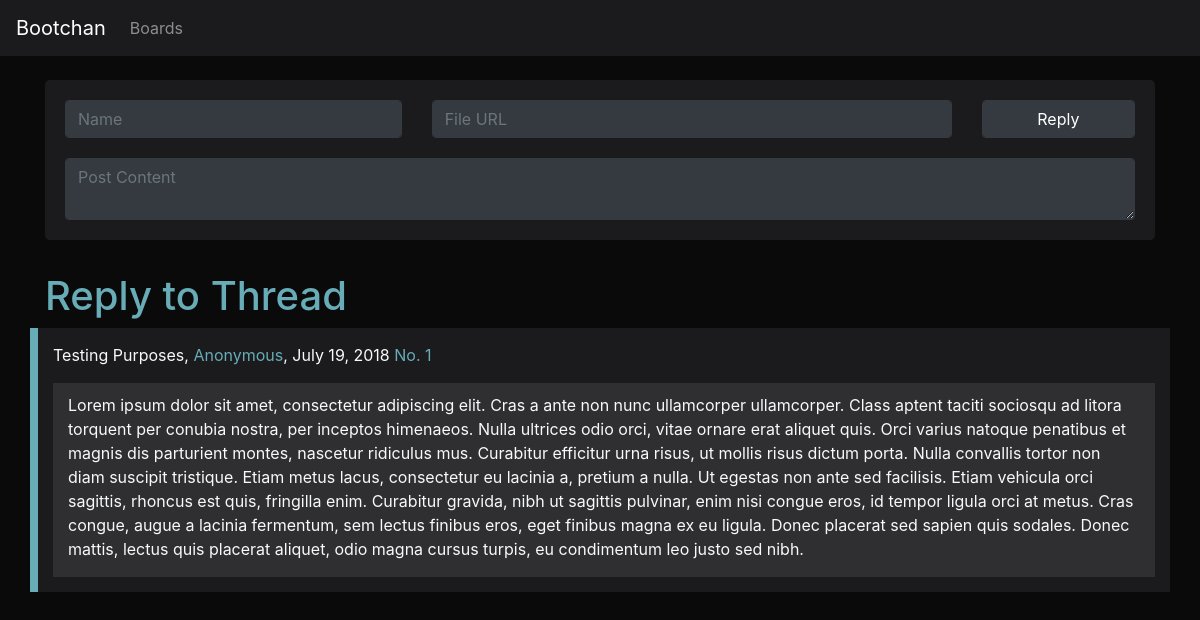
/boards/r/reply/1/, run on an earlier commit of the app's database.
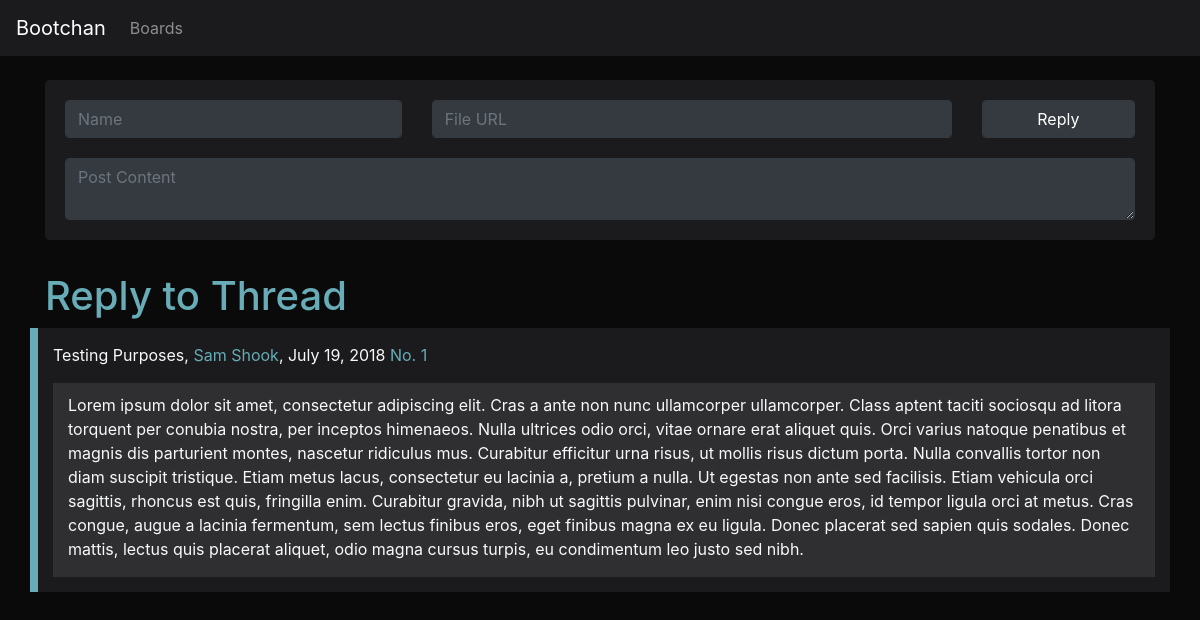
And on a later commit of the database.
### main/models.py (models this page shows)
class Post(models.Model):
    postid = models.PositiveIntegerField()
    postcontent = models.CharField(max_length=1024)
    postimg = models.URLField(blank=True)
    postauthor = models.CharField(max_length=16, default="Anonymous")
    posttitle = models.CharField(max_length=32, blank=True)
    posttime = models.DateField(default=datetime.date.today, blank=True)
    postboard = models.CharField(default="r", max_length=32)
    postparent = models.PositiveIntegerField(default=0)

### main/views.py (the view, shortened to what this page needs)
# urls.py: path('boards/<str:board>/reply/<int:postid>/', views.reply)
def reply(request, board="r", postid="0"):
    parent = models.Post.objects.get(postid=postid)
    replies = models.Post.objects.filter(postparent=postid)
    replycontext = {"parent":parent, "replies":replies}
    return render(request, "reply.html", replycontext)

### main/templates/reply.html (shortened to what this page needs)
<!DOCTYPE html>
<html lang="en" dir="ltr">
<head>
  <link rel="stylesheet" href="https://stackpath.bootstrapcdn.com/bootstrap/4.1.1/css/bootstrap.min.css">
</head>
<body style="background-color: #0a0a0b;">
  <nav class="navbar navbar-expand-md navbar-dark" style="background-color:#1b1b1e">
    <a href="/boards/r" class="navbar-brand">Bootchan</a>
    <ul class="navbar-nav">
      <li class="nav-item"><a href="#" class="nav-link">Boards</a></li>
    </ul>
  </nav>
  <br>
  <div class="container">
    <div class="jumbotron text-light" style="padding:20px; background-color:#1b1b1e">
      <form class="" action="" method="post">{% csrf_token %}
        <div class="row" style="">
          <div class="col-lg-4">
            <input type="text" name="userimage" value="" class="form-control bg-dark text-light btn-outline-dark" placeholder="Name">
          </div>
          <div class="col-lg-6">
            <input type="text" name="username" value="" class="form-control bg-dark text-light btn-outline-dark" placeholder="File URL">
          </div>
          <div class="col-lg-2">
            <input type="submit" name="submit-post" class="form-control btn-dark" value="Reply">
          </div>
        </div>
        <div class="row" style="margin-top:1.25rem">
          <div class="col-lg-12">
            <textarea name="usertext" value="" class="form-control bg-dark text-light btn-outline-dark" placeholder="Post Content"></textarea>
          </div>
        </div>
      </form>
    </div>
<h1 style="color:#67acb7">Reply to Thread</h1>
</div>
      {% if parent.postimg %}
    <div class="container" style="background-color:#1b1b1e; border-left: 0.5rem solid #67acb7; margin-top: 15px">
      <div class="metatext text-light">
      <p style="padding-top: 15px;">{% if parent.posttitle %}{{ parent.posttitle }}, {% endif %}{% if parent.postauthor %}
        <span style="color: #67acb7">{{parent.postauthor}}</span>, {% endif %}{{parent.posttime}} <a style="color:#67acb7" title="Reply" href="">No. {{ parent.postid }}</p></a>
      </div>
      <div class="row text-light" style="padding-bottom: 15px; padding-right: 15px;">
        <div class="col-sm-3">
          <img class="img-fluid" src="{{ parent.postimg }}" alt="">
        </div>
        <div class="col-sm-9 flex-container" style="display: flex; align-items: top; background-color: #2f2f32">
          <p style="margin-top: 10px"> {{ parent.postcontent }} </p>
        </div>
      </div>
    </div>
    <br>
    {% else %}
    <div class="container" style="background-color:#1b1b1e; border-left: 0.5rem solid #67acb7;">
      <div class="metatext text-light">
      <p style="padding-top: 15px;">{% if parent.posttitle %}{{ parent.posttitle }}, {% endif %}{% if parent.postauthor %}
        <span style="color: #67acb7">{{parent.postauthor}}</span>, {% endif %}{{parent.posttime}} <a style="color:#67acb7" title="Reply" href="">No. {{ parent.postid }}</p></a>
      </div>
      <div class="row text-light" style="padding-left: 15px; padding-bottom: 15px; padding-right: 15px;">
        <div class="col-sm-12 flex-container" style="display: flex; align-items: top; background-color: #2f2f32">
          <p style="margin-top: 10px"> {{ parent.postcontent }} </p>
        </div>
      </div>
    </div>
    <br>
    {% endif %}
</body>
</html>

What changed in the data, as far as the page shows it:
changed Post "Testing Purposes": postauthor "Anonymous" → "Sam Shook"
